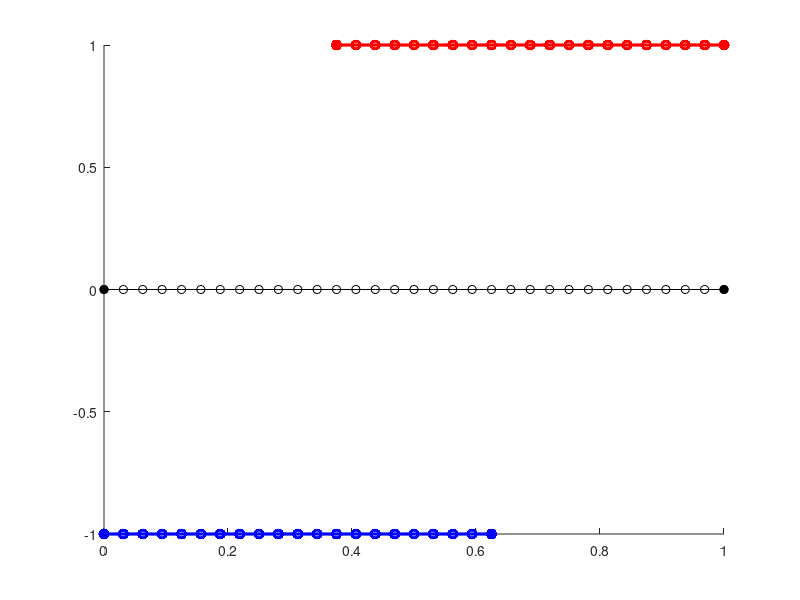

The MATLAB source for this figure: (Note: this script raises an error after producing the figure.)
%% 1D NKS 
% The krylov is the outer loop and newton is the inner loop
clear; close all

a = 0;  b = 1;      % domain
kap = 1;            % curvature
ga = 0;             % u(a) = ga
gb = 1;             % u(b) = gb
u_exact =@(x) -sqrt(1-x.^2)+1; % exact viscosity solution

% N = global mesh size 
N = 31;
h = 1/(N+1);
xx_global = a+h:h:b-h;

% delta = how many points beyond center point 
delta = 4;

% size of unknowns on each subdomain
Nloc = (N+1)/2 - 1 + delta; %
xx_1 = xx_global(1:Nloc);
xx_2 = xx_global(end-Nloc+1:end);

% understand which nodes are sent to the neighbor
u1send = (N+1)/2-delta;
% u1send = Nloc - 2*delta + 1;
u2send = 2*delta;

%% Visualize the mesh and exchange 

if(1)
   
   figure(1), hold on
   plot([a,xx_global,b],zeros(1,N+2),'ko-')
   plot([a,b],[0 0],'ko','MarkerFaceColor','k')
   
   plot([a,xx_1,xx_1(end)+h],zeros(Nloc+2)-1,'bo-','LineWidth',1.5)
   plot([a,xx_1(end)+h],[-1,-1],'bo','LineWidth',1.5,'MarkerFaceColor','b')

   plot([xx_2(1)-h,xx_2,b],zeros(Nloc+2)+1,'ro-','LineWidth',1.5)
   plot([xx_2(1)-h,b],[1,1],'ro','LineWidth',1.5,'MarkerFaceColor','r')

   xline(xx_1(u1send),'k','u1send')
   xline(xx_2(u2send),'k','u2send')
   ylim([-2,2])
end


%% Step 1 - Do one solve using given data on the exterior 

% Do local solve on Omega1 with given BC on left end, 0 on interface
U1 = zeros(Nloc,1);
U1 = fsolve( @(u)makeF(u,ga,0,h,kap),U1); 

% Do local solve on Omega2 with given BC on right end, 0 on interface
U2 = zeros(Nloc,1);
U2 = fsolve( @(u)makeF(u,0,gb,h,kap),U2); 

g0 = [U2(u2send); U1(u1send)];


%% Step 2 - Setup Orthodir 

max_iter = 15;
conv_iter = max_iter;
tol = 1e-14;

dim = 2; % we only send 1 Dirichlet data 

% mu is the desired output
% mu(1) contains the data supplied to Omega1 
% mu(2) contains the data supplied to Omega2

% Need to initialize 
mu   = zeros(dim,1);         
APj  = zeros(dim,max_iter);
beta = zeros(dim,max_iter);
P    = zeros(dim,max_iter);
P(:,1) = g0; 
res  = g0;

if(0)
    figure(1), hold on
    plot(xx_global,u_exact(xx_global),'ko-','LineWidth',1)
    plot(xx_1,U1,'bo-','LineWidth',1.5)
    plot(xx_2,U2,'ro-','LineWidth',1.5)
    plot(xx_1(u1send),U1(u1send),'ro')
    plot(xx_2(u2send),U2(u2send),'bo')
end


%% Step 3 - The orthodir iteration

ff = figure;
axis tight manual % this ensures that getframe() returns a consistent size
filename = 'testAnimated.gif';
options = optimset('Display','off');
for j = 1:max_iter
    
    %--------------Compute alpha_j
    APj(:,j) = A_projection(P(:,j),Nloc,h,u1send,u2send,kap,ga,gb);
    
    alpha = dot(res,APj(:,j))/dot(APj(:,j),APj(:,j));
    
%     if isnan(alpha)
%         conv_iter = j;
%         break
%     elseif (abs(alpha)<tol)
%         conv_iter = j;
%         break
%     end
    
    %------ Compute mu 
    mu = mu + alpha*P(:,j);
    
    %------ Compute residual
    res = res - alpha*APj(:,j);
    
    %----- Compute Beta_ij
    temp = A_projection(APj(:,j),Nloc,h,u1send,u2send,kap,ga,gb);
    
    for i = 1:j
        beta(i,j) = -dot(temp,APj(:,i))/dot(APj(:,i),APj(:,i));
    end
    
    % ----- Compute next basis
    P(:,j+1) = APj(:,j);
    for i = 1:j
        P(:,j+1) = P(:,j+1) + beta(i,j)*P(:,i);
    end
    
    if(1)
        U1 = zeros(Nloc,1);
        U1 = fsolve( @(u)makeF(u,ga,mu(1),h,kap),U1,options);
        U2 = zeros(Nloc,1);
        U2 = fsolve( @(u)makeF(u,mu(2),gb,h,kap),U2,options);
        
        hold on
        plot(xx_global,u_exact(xx_global),'ko-','LineWidth',1)
        
        plot([a,xx_1,xx_1(end)+h],[ga;U1;mu(1)],'bo-','LineWidth',1.5)
        plot([a,xx_1(end)+h],[ga;mu(1)],'bo','LineWidth',1.5,'MarkerFaceColor','b')
        
        plot([xx_2(1)-h,xx_2,b],[mu(2);U2;gb],'ro-','LineWidth',1.5)
        plot([xx_2(1)-h,b],[mu(2);gb],'ro','LineWidth',1.5,'MarkerFaceColor','r')

        plot(xx_1(u1send),U1(u1send),'rx')
        plot(xx_2(u2send),U2(u2send),'bx')

        ylim([-1,1])
        xlim([0,1])
        title(sprintf('j = %3d',j))
        
        % Draw plot 
        drawnow
        
        % Capture the plot as an image
        frame = getframe(ff);
        im = frame2im(frame);
        [imind,cm] = rgb2ind(im,256);
        % Write to the GIF File
        if j == 1
            imwrite(imind,cm,filename,'gif', 'Loopcount',inf);
        else
            imwrite(imind,cm,filename,'gif','WriteMode','append');
        end
        
        cla % clear the figure
    end
    
end



%% Step 4 - One last solve with external data and output of orthodir 

% Do local solve on Omega1 with given BC on left end, P(1) on interface
U1 = zeros(Nloc,1);
U1 = fsolve( @(u)makeF(u,ga,mu(1),h,kap),U1,options); 

% Do local solve on Omega2 with given BC on right end, 0 on interface
U2 = zeros(Nloc,1);
U2 = fsolve( @(u)makeF(u,mu(2),gb,h,kap),U2,options); 

if(1) 
   figure(3)
   plot(xx_1,U1,xx_2,U2)
end


%% Subroutines 

function F = makeF(u,ga,gb,h,kap) % system to find root of
N = length(u);
F = zeros(N,1);
ih2 = 1/h^2;

F(1) = ih2*(u(2)-2*u(1)+ga)-kap*(1+ih2*max([u(1)-ga,u(1)-u(2),0])^2)^(3/2); % at the left endpoint

for j = 2:N-1
    F(j) = ih2*(u(j+1)-2*u(j)+u(j-1))-kap*(1+ih2*max([u(j)-u(j-1),u(j)-u(j+1),0])^2)^(3/2); % at the middle points
end

F(N) = ih2*(gb-2*u(N)+u(N-1))-kap*(1+ih2*max([u(N)-u(N-1),u(N)-gb,0])^2)^(3/2); % at the right endpoint
end


% Apply the operator A on the input vector p 
% The operator A is supposed to represent
function [Ap] = A_projection(p,Nloc,h,u1send,u2send,kap,ga,gb) 

% p(1) has data for Omega1, p(2) has data for Omega2
U1 = zeros(Nloc,1);
U2 = zeros(Nloc,1);

options = optimset('Display','off');

zeroD = 1; 
if(zeroD)
    U1 = fsolve( @(u)makeF(u,0,p(1),h,kap),U1,options); 
    U2 = fsolve( @(u)makeF(u,p(2),0,h,kap),U2,options); 
else
    U1 = fsolve( @(u)makeF(u,ga,p(1),h,kap),U1); 
    U2 = fsolve( @(u)makeF(u,p(2),gb,h,kap),U2); 
end

% construct A*p
Ap = p;
if(zeroD)
    Ap(1) = p(1) - U2(u2send);
    Ap(2) = p(2) - U1(u1send);
else
    Ap(1) =  U2(u2send);
    Ap(2) =  U1(u1send);
end

end



function s = combine(s1,s2,N,delta)

s = zeros(N,1);

% transfer solution from s1 and s2 to s
nn = (N+1)/2-1; % number of non-overlapping interior nodes 
s(1:nn) = s1(1:nn);
s(end-nn+1:end) = s2(end-nn+1:end); 


mid = (N+1)/2;
s(mid) = (s1(end-delta+1)+s2(delta))/2; 
end